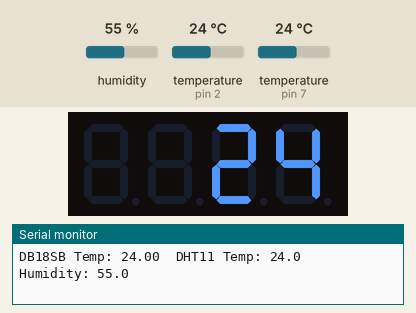
This sketch was run on a simulated Arduino Uno, built with avr-gcc and run on an emulated ATmega328P. On the bench: 4-digit seven-segment display, the last lines printed to the serial monitor. Inputs (shaded band) come from the test bench; at power-on: humidity 55 %, temperature (sensors on pin 2, pin 7) 24 °C.

Above: at 1.6 s.
1.7 s: humidity set to 22 %
At 8.2 s:
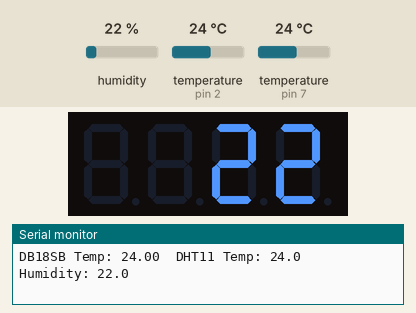
12.3 s: temperature (sensor on pin 2) set to 12 °C
At 17.0 s:
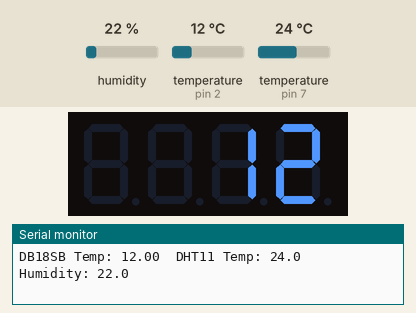
19.3 s: humidity set to 40 %
At 23.6 s:
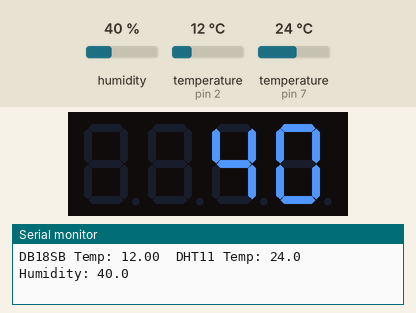
27.1 s: temperature (sensor on pin 2) set to 19 °C
At 31.2 s:
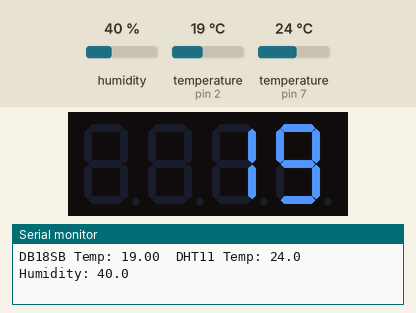
34.1 s: humidity set to 68 %
At 39.0 s:
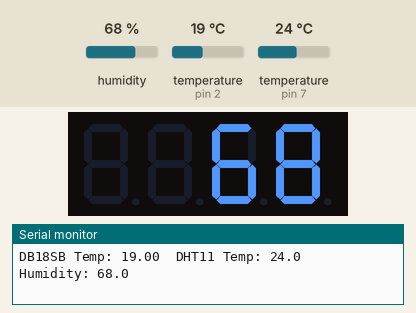
42.0 s: temperature (sensor on pin 2) set to 28 °C
At 46.6 s:
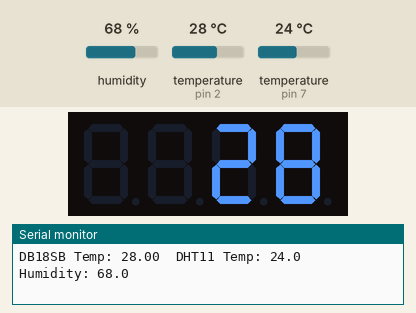
Timing chart, 0 to 48.1 s (numbered marks = the images above; inputs shaded):
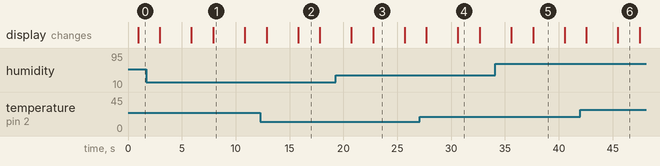

Measured:
- after the input at 1.7 s, the display: first differs from a run without the input after 6.2 s (image 1)
- after the input at 12.3 s, the display: first differs from a run without the input after 3.5 s (image 2)
- after the input at 19.3 s, the display: first differs from a run without the input after 3.5 s (image 3)
- after the input at 27.1 s, the display: first differs from a run without the input after 3.5 s (image 4)
- after the input at 34.1 s, the display: first differs from a run without the input after 3.5 s (image 5)
- after the input at 42.0 s, the display: first differs from a run without the input after 3.5 s (image 6)
- what the display in image 1 shows lasts 2.9 s, from 7.9 s to 10.8 s

The sketch:

8SegDisplay2.ino
```cpp
// First we include the libraries for the temperature and display
#include <OneWire.h>
#include <DallasTemperature.h>
#include <TM1637Display.h>
#include <dht.h>

#define DHT11_PIN 7
#define ONE_WIRE_BUS 2

OneWire oneWire(ONE_WIRE_BUS);
DallasTemperature sensors(&oneWire);

const int CLK = 9; //Set the CLK pin connection to the display
const int DIO = 8; //Set the DIO pin connection to the display

TM1637Display display(CLK, DIO);  //set up the 4-Digit Display.
int TempC = 0;
int Humid = 0;
dht DHT;

void setup()
{
 display.setBrightness(0x0a);  //set the diplay to maximum brightness
 Serial.begin(9600);
 sensors.begin();
//  Serial.print("LIBRARY VERSION: ");
//  Serial.println(DHT_LIB_VERSION);
//  Serial.println();
//  Serial.println("Type,\tstatus,\tHumidity (%),\tTemperature (C)");
}

void loop(void)
{
 // call sensors.requestTemperatures() to issue a global temperature
 // request to all devices on the bus
/********************************************************************/
// Serial.print(" Requesting temperatures...");
 sensors.requestTemperatures(); // Send the command to get temperature readings
// Serial.println("DONE");
int chk = DHT.read11(DHT11_PIN);
int k;
/********************************************************************/
 Serial.print("DB18SB Temp: ");
 Serial.print(sensors.getTempCByIndex(0)); // Why "byIndex"?
 Serial.print("\tDHT11 Temp: ");
 Serial.print(DHT.temperature, 1);
 Serial.print("\tHumidity: ");
 Serial.print(DHT.humidity, 1);
 Serial.println();
 // Serial.print(",\t");
  //Serial.println(DHT.temperature, 1);

//   delay(1000);
/*  switch (chk)
  {
    case DHTLIB_OK:
    Serial.print("OK,\t");
    break;
    case DHTLIB_ERROR_CHECKSUM:
    Serial.print("Checksum error,\t");
    break;
    case DHTLIB_ERROR_TIMEOUT:
    Serial.print("Time out error,\t");
    break;
    default:
    Serial.print("Unknown error,\t");
    break;
  }
*/
   TempC = sensors.getTempCByIndex(0);
   Humid = DHT.humidity;


   for(k=0; k <= 4; k++) {
	 display.showNumberDecEx(0, (0x80 >> k), true);
   }
   display.showNumberDec(TempC); //Display the Variable value;
   delay(2000);
   display.showNumberDec(Humid);
   delay(2000);
   //delay(750);
  //  Serial.print("DHT11, \t");

  // DISPLAY DATA

}
```
